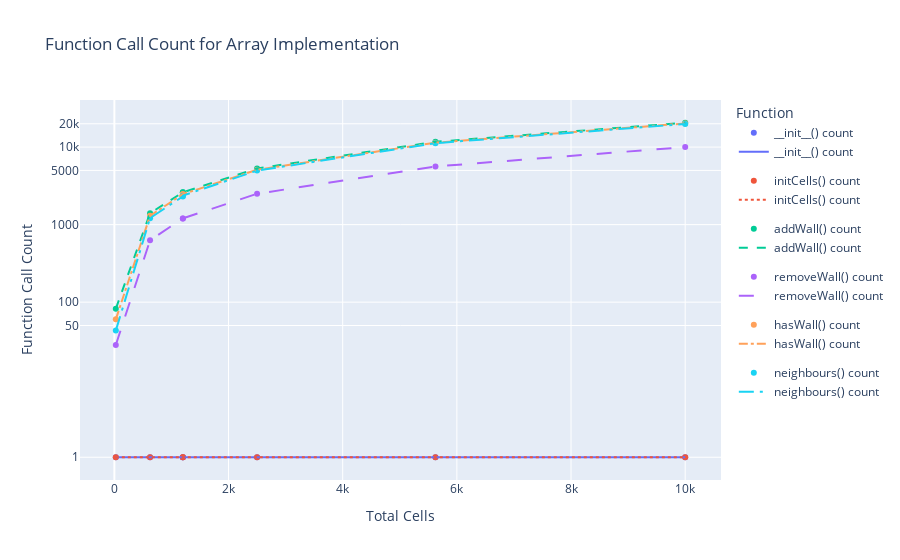

Write notebook code for a chart like this one.
### Code cell
import plotly.graph_objects as go
import plotly.express as px

# Specify the desired functions
functions = ['__init__() count', 'initCells() count', 'addWall() count', 'removeWall() count', 'hasWall() count', 'neighbours() count']

# Define line styles and widths for each function
line_styles = ['solid', 'dot', 'dash', 'longdash', 'dashdot', 'longdashdot']
line_widths = [2, 2, 2, 2, 2, 2]

# Create the scatter plot
fig_scatter = px.scatter(
    data_frame=arrayFunctionsDF,
    x='totalCells',
    y=functions,
    labels={'totalCells': 'Total Cells', '__init__() count': '__init__() count', 'initCells() count': 'initCells() count', 'addWall() count': 'addWall() count', 'removeWall() count': 'removeWall() count', 'hasWall() count': 'hasWall() count', 'neighbours() count': 'neighbours() count'},
    title='Total Cells vs. Function Call Count',
)

# Create the line plot with different line styles and widths
fig_line = px.line(
    data_frame=arrayFunctionsDF,
    x='totalCells',
    y=functions,
    labels={'totalCells': 'Total Cells', '__init__() count': '__init__() count', 'initCells() count': 'initCells() count', 'addWall() count': 'addWall() count', 'removeWall() count': 'removeWall() count', 'hasWall() count': 'hasWall() count', 'neighbours() count': 'neighbours() count'},
)

# Combine the scatter and line plots
fig_combine = go.Figure(data=fig_scatter.data + fig_line.data)

# Update line styles and widths for each trace
for i, trace in enumerate(fig_combine.data[len(functions):]):
    trace.line.dash = line_styles[i]
    trace.line.width = line_widths[i]

# Update the layout with logarithmic y-axis and scientific notation
fig_combine.update_layout(
    title='Function Call Count for Array Implementation',
    xaxis_title='Total Cells',
    yaxis_title='Function Call Count',
    legend_title='Function',
    yaxis_type='log',
    yaxis_tickvals=[0, 1, 50, 100, 1000, 5000, 10000, 20000],  # Custom tick values
    hoverlabel=dict(namelength=-1)  # Display full hover labels
)

fig_combine.show()

### Figure 1 — Plotly figure (JSON) as saved in the notebook; plotly's stock layout.template omitted (floating-point values rounded to 4 significant figures)
{"data": [{"hovertemplate": "variable=__init__() count<br>Total Cells=%{x}<br>value=%{y}<extra></extra>", "legendgroup": "__init__() count", "marker": {"color": "#636efa", "symbol": "circle"}, "mode": "markers", "name": "__init__() count", "orientation": "v", "showlegend": true, "type": "scatter", "x": [25, 625, 1200, 1200, 2500, 5625, 10000], "xaxis": "x", "y": [1, 1, 1, 1, 1, 1, 1], "yaxis": "y"}, {"hovertemplate": "variable=initCells() count<br>Total Cells=%{x}<br>value=%{y}<extra></extra>", "legendgroup": "initCells() count", "marker": {"color": "#EF553B", "symbol": "circle"}, "mode": "markers", "name": "initCells() count", "orientation": "v", "showlegend": true, "type": "scatter", "x": [25, 625, 1200, 1200, 2500, 5625, 10000], "xaxis": "x", "y": [1, 1, 1, 1, 1, 1, 1], "yaxis": "y"}, {"hovertemplate": "variable=addWall() count<br>Total Cells=%{x}<br>value=%{y}<extra></extra>", "legendgroup": "addWall() count", "marker": {"color": "#00cc96", "symbol": "circle"}, "mode": "markers", "name": "addWall() count", "orientation": "v", "showlegend": true, "type": "scatter", "x": [25, 625, 1200, 1200, 2500, 5625, 10000], "xaxis": "x", "y": [82, 1402, 2612, 2612, 5302, 11702, 20602], "yaxis": "y"}, {"hovertemplate": "variable=removeWall() count<br>Total Cells=%{x}<br>value=%{y}<extra></extra>", "legendgroup": "removeWall() count", "marker": {"color": "#ab63fa", "symbol": "circle"}, "mode": "markers", "name": "removeWall() count", "orientation": "v", "showlegend": true, "type": "scatter", "x": [25, 625, 1200, 1200, 2500, 5625, 10000], "xaxis": "x", "y": [28, 628, 1203, 1203, 2503, 5628, 10003], "yaxis": "y"}, {"hovertemplate": "variable=hasWall() count<br>Total Cells=%{x}<br>value=%{y}<extra></extra>", "legendgroup": "hasWall() count", "marker": {"color": "#FFA15A", "symbol": "circle"}, "mode": "markers", "name": "hasWall() count", "orientation": "v", "showlegend": true, "type": "scatter", "x": [25, 625, 1200, 1200, 2500, 5625, 10000], "xaxis": "x", "y": [60, 1300, 2470, 2470, 5100, 11400, 20200], "yaxis": "y"}, {"hovertemplate": "variable=neighbours() count<br>Total Cells=%{x}<br>value=%{y}<extra></extra>", "legendgroup": "neighbours() count", "marker": {"color": "#19d3f3", "symbol": "circle"}, "mode": "markers", "name": "neighbours() count", "orientation": "v", "showlegend": true, "type": "scatter", "x": [25, 625, 1200, 1200, 2500, 5625, 10000], "xaxis": "x", "y": [43, 1213, 2313, 2364, 4981, 11232, 19886], "yaxis": "y"}, {"hovertemplate": "variable=__init__() count<br>Total Cells=%{x}<br>value=%{y}<extra></extra>", "legendgroup": "__init__() count", "line": {"color": "#636efa", "dash": "solid", "width": 2}, "marker": {"symbol": "circle"}, "mode": "lines", "name": "__init__() count", "orientation": "v", "showlegend": true, "type": "scatter", "x": [25, 625, 1200, 1200, 2500, 5625, 10000], "xaxis": "x", "y": [1, 1, 1, 1, 1, 1, 1], "yaxis": "y"}, {"hovertemplate": "variable=initCells() count<br>Total Cells=%{x}<br>value=%{y}<extra></extra>", "legendgroup": "initCells() count", "line": {"color": "#EF553B", "dash": "dot", "width": 2}, "marker": {"symbol": "circle"}, "mode": "lines", "name": "initCells() count", "orientation": "v", "showlegend": true, "type": "scatter", "x": [25, 625, 1200, 1200, 2500, 5625, 10000], "xaxis": "x", "y": [1, 1, 1, 1, 1, 1, 1], "yaxis": "y"}, {"hovertemplate": "variable=addWall() count<br>Total Cells=%{x}<br>value=%{y}<extra></extra>", "legendgroup": "addWall() count", "line": {"color": "#00cc96", "dash": "dash", "width": 2}, "marker": {"symbol": "circle"}, "mode": "lines", "name": "addWall() count", "orientation": "v", "showlegend": true, "type": "scatter", "x": [25, 625, 1200, 1200, 2500, 5625, 10000], "xaxis": "x", "y": [82, 1402, 2612, 2612, 5302, 11702, 20602], "yaxis": "y"}, {"hovertemplate": "variable=removeWall() count<br>Total Cells=%{x}<br>value=%{y}<extra></extra>", "legendgroup": "removeWall() count", "line": {"color": "#ab63fa", "dash": "longdash", "width": 2}, "marker": {"symbol": "circle"}, "mode": "lines", "name": "removeWall() count", "orientation": "v", "showlegend": true, "type": "scatter", "x": [25, 625, 1200, 1200, 2500, 5625, 10000], "xaxis": "x", "y": [28, 628, 1203, 1203, 2503, 5628, 10003], "yaxis": "y"}, {"hovertemplate": "variable=hasWall() count<br>Total Cells=%{x}<br>value=%{y}<extra></extra>", "legendgroup": "hasWall() count", "line": {"color": "#FFA15A", "dash": "dashdot", "width": 2}, "marker": {"symbol": "circle"}, "mode": "lines", "name": "hasWall() count", "orientation": "v", "showlegend": true, "type": "scatter", "x": [25, 625, 1200, 1200, 2500, 5625, 10000], "xaxis": "x", "y": [60, 1300, 2470, 2470, 5100, 11400, 20200], "yaxis": "y"}, {"hovertemplate": "variable=neighbours() count<br>Total Cells=%{x}<br>value=%{y}<extra></extra>", "legendgroup": "neighbours() count", "line": {"color": "#19d3f3", "dash": "longdashdot", "width": 2}, "marker": {"symbol": "circle"}, "mode": "lines", "name": "neighbours() count", "orientation": "v", "showlegend": true, "type": "scatter", "x": [25, 625, 1200, 1200, 2500, 5625, 10000], "xaxis": "x", "y": [43, 1213, 2313, 2364, 4981, 11232, 19886], "yaxis": "y"}], "layout": {"autosize": true, "hoverlabel": {"namelength": -1}, "legend": {"title": {"text": "Function"}}, "title": {"text": "Function Call Count for Array Implementation"}, "xaxis": {"autorange": true, "range": [-582.7, 10610.0], "title": {"text": "Total Cells"}, "type": "linear"}, "yaxis": {"autorange": true, "range": [-0.356, 4.67], "tickvals": [0, 1, 50, 100, 1000, 5000, 10000, 20000], "title": {"text": "Function Call Count"}, "type": "log"}}}
